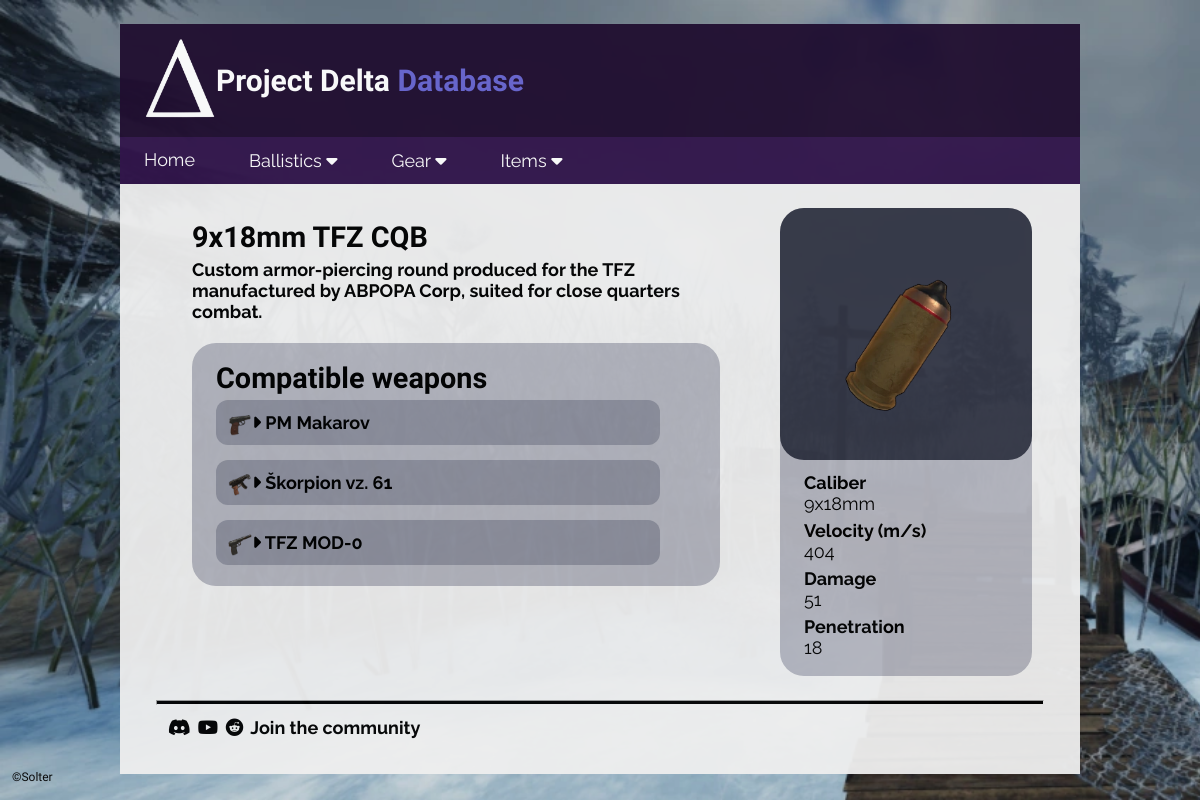
Before: /ammo/4 with the older database file.
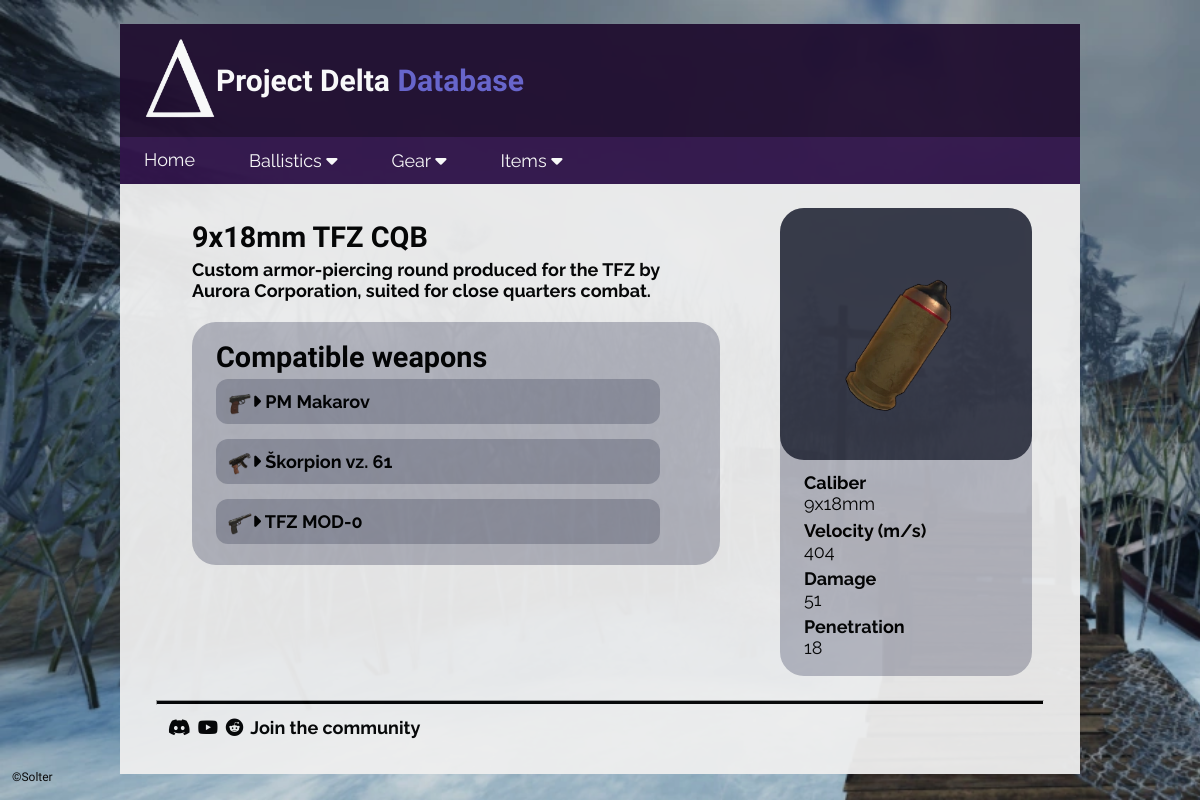
After: the same page with the newer database file.
### tables this page shows
CREATE TABLE ammunition (id INTEGER PRIMARY KEY, caliber_id INTEGER REFERENCES calibers (id), name TEXT, velocity INTEGER, damage INTEGER, penetration INTEGER, image TEXT, description TEXT);

### Flask/routes.py (the view)
@app.route("/ammo/<int:id>")
def ammo(id):
    conn = sqlite3.connect('delta.db')
    cur = conn.cursor()
    cur.execute('''SELECT
    ammunition.id,
    calibers.name AS caliber_id,
    ammunition.name,
    ammunition.velocity,
    ammunition.damage,
    ammunition.penetration,
    ammunition.image,
    ammunition.description
FROM ammunition
JOIN calibers ON ammunition.caliber_id = calibers.id
WHERE ammunition.id = ?''', (id,))
    results = cur.fetchall()[0]
    print(results[4] * results[5] / 90)
    cur = conn.cursor()
    cur.execute('''SELECT id, name, image FROM weapons WHERE id IN (
                SELECT weapon_id FROM weapon_ammo where ammo_id = ?)''', (id,))
    weapons = cur.fetchall()
    conn.close()
    return render_template('ammo.html', ammo=results, weapons=weapons, title=results[1])

### Flask/templates/ammo.html
{% extends "partials/layout.html" %}
{% block content %}
<div class="topic">
    <div>
        <h3>{{ammo[2]}}</h3>
        <h5>{{ammo[7]}}
        <br><br>
        <div class="link-list">
            <h3>Compatible weapons</h3>
            <h5>
                {% for weapon in weapons %}
                <div class="link-row">
                    <img src="/static/images/ballistics/weapons/{{weapon[2]}}" class="link-icon">
                    <a href="http://127.0.0.1:5000/weapon/{{weapon[0]}}">
                    <i class="fa-solid fa-caret-right"></i> {{weapon[1]}}
                    </a>
                </div>
                {% endfor %}
            </h5>
        </h5>
    </div>
        <div class="topic-box">
            <img src="/static/images/ballistics/ammunition/{{ammo[6]}}" class="topic-icon">
            <a href="http://127.0.0.1:5000/ammunition?search={{ammo[1]}}">
                <h6 class="topic-row">Caliber <br> <span class="lighter">{{ammo[1]}}</span></h6>
            </a>
            <h6 class="topic-row">Velocity (m/s) <br> <span class="lighter">{{ammo[3]}}</span></h6>
            <h6 class="topic-row">Damage <br> <span class="lighter">{{ammo[4]}}</span></h6>
            <h6 class="topic-row">Penetration <br> <span class="lighter">{{ammo[5]}}</span></h6>
        </div>
</div>
{% endblock %}

Changed rows visible on the page:
changed ammunition "9x18mm TFZ CQB": description "Custom armor-piercing round produced for the TFZ manufactured by ABPOPA Corp, suited for close quarters combat." → "Custom armor-piercing round produced for the TFZ by Aurora Corporation, suited for close quarters combat."
